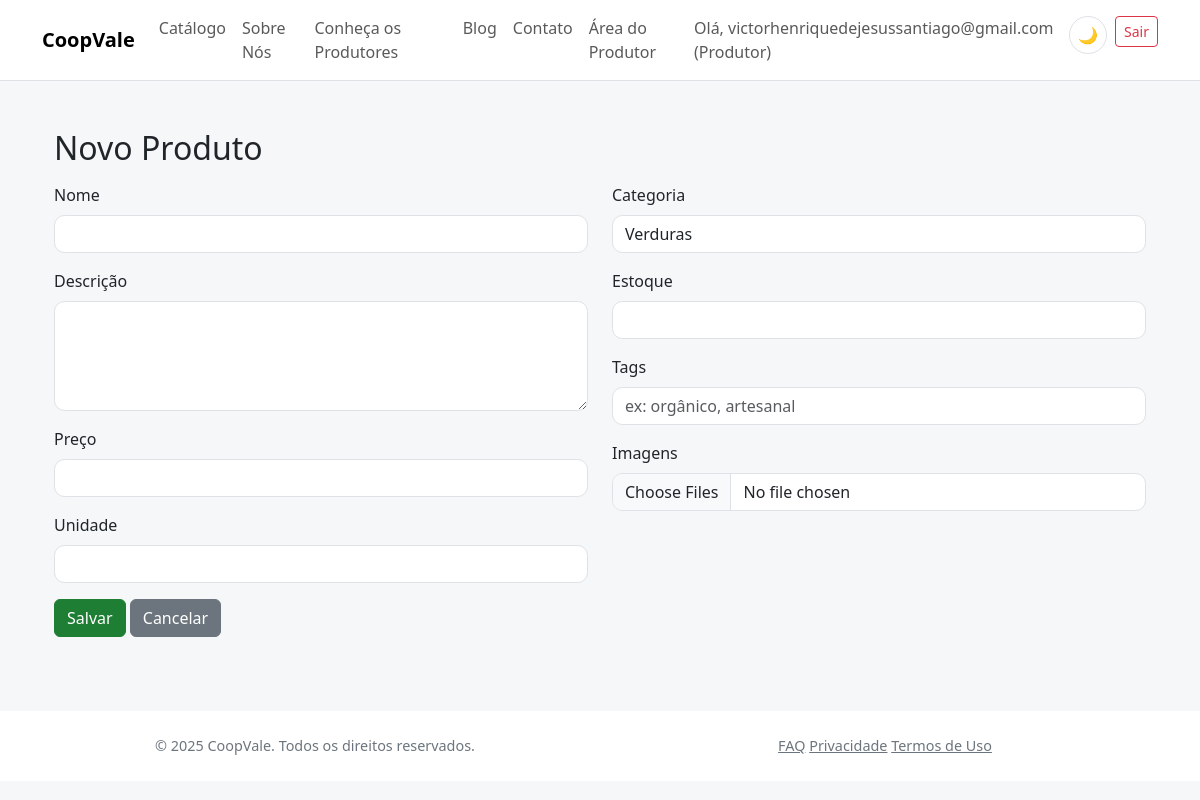
/produtores/meus-produtos/novo (signed in), run on the app's committed database.
### app/models/core.py (models this page shows, shortened)
class Usuario(db.Model, UserMixin):
    __tablename__ = 'usuarios'
    id = db.Column(db.Integer, primary_key=True)
    email = db.Column(db.String(150), unique=True, nullable=False)
    senha_hash = db.Column(db.String(256), nullable=False)
    tipo_usuario = db.Column(db.String(50), nullable=False, default='visitante')
    ativo = db.Column(db.Boolean, default=True)
    produtor_perfil = db.relationship('Produtor', backref='usuario', uselist=False, lazy=True)
    cliente_perfil = db.relationship('Cliente', backref='usuario', uselist=False, lazy=True)

### app/blueprints/produtores/routes.py (the view, shortened to what this page needs)
@produtores_bp.route('/meus-produtos/novo', methods=['GET','POST'], endpoint='meus_produtos_novo')
@login_required
def novo_produto_produtor():
    if current_user.tipo_usuario != 'produtor':
        flash('Acesso restrito ao produtor.', 'danger')
        return redirect(url_for('main_bp.index'))
    produtor = Produtor.query.filter_by(usuario_id=current_user.id).first_or_404()
    categorias = Categoria.query.all()
    return render_template('produtores/novo_produto.html', categorias=categorias)

### app/templates/produtores/novo_produto.html
{% extends 'base.html' %}
{% block content %}
<div class="container py-4">
  <h2>Novo Produto</h2>
  <form method="post" enctype="multipart/form-data" class="mt-3">
    <div class="row">
      <div class="col-md-6">
        <div class="mb-3">
          <label class="form-label">Nome</label>
          <input type="text" name="nome" class="form-control" required>
        </div>
        <div class="mb-3">
          <label class="form-label">Descrição</label>
          <textarea name="descricao" class="form-control" rows="4" required></textarea>
        </div>
        <div class="mb-3">
          <label class="form-label">Preço</label>
          <input type="number" step="0.01" name="preco" class="form-control" required>
        </div>
        <div class="mb-3">
          <label class="form-label">Unidade</label>
          <input type="text" name="unidade" class="form-control" required>
        </div>
      </div>
      <div class="col-md-6">
        <div class="mb-3">
          <label class="form-label">Categoria</label>
          <select name="categoria_id" class="form-select" required>
            {% for c in categorias %}
              <option value="{{ c.id }}">{{ c.nome }}</option>
            {% endfor %}
          </select>
        </div>
        <div class="mb-3">
          <label class="form-label">Estoque</label>
          <input type="number" step="0.01" name="estoque" class="form-control" required>
        </div>
        <div class="mb-3">
          <label class="form-label">Tags</label>
          <input type="text" name="tags" class="form-control" placeholder="ex: orgânico, artesanal">
        </div>
        <div class="mb-3">
          <label class="form-label">Imagens</label>
          <input type="file" name="imagens" class="form-control" accept="image/*" multiple>
        </div>
      </div>
    </div>
    <button type="submit" class="btn btn-success">Salvar</button>
    <a href="{{ url_for('produtores.meus_produtos') }}" class="btn btn-secondary">Cancelar</a>
  </form>
</div>
{% endblock %}

### app/templates/base.html (shortened to what this page needs)
<!doctype html>
<html lang="pt-br">
<head>
    <link href="https://cdn.jsdelivr.net/npm/bootstrap@5.3.2/dist/css/bootstrap.min.css" rel="stylesheet">
    <link href="{{ url_for('static', filename='css/theme.css') }}" rel="stylesheet">
</head>
<body>
    <nav class="navbar navbar-expand-lg navbar-light bg-light border-bottom">
        <div class="container">
            <a class="navbar-brand" href="{{ url_for('main_bp.index') }}">CoopVale</a>
            <div class="collapse navbar-collapse" id="navbarNav">
                <ul class="navbar-nav me-auto">
                    <li class="nav-item">
                        <a class="nav-link" href="{{ url_for('produtos_bp.catalogo') }}">Catálogo</a>
                    </li>
                    <li class="nav-item">
                        <a class="nav-link" href="{{ url_for('main_bp.sobre') }}">Sobre Nós</a>
                    </li>
                    <li class="nav-item">
                        <a class="nav-link" href="{{ url_for('main_bp.produtores') }}">Conheça os Produtores</a>
                    </li>
                    <li class="nav-item">
                        <a class="nav-link" href="{{ url_for('main_bp.blog_redirect') }}">Blog</a>
                    </li>
                    <li class="nav-item">
                        <a class="nav-link" href="{{ url_for('main_bp.contato') }}">Contato</a>
                    </li>
                    {% if current_user.is_authenticated and current_user.tipo_usuario == 'produtor' %}
                    <li class="nav-item">
                        <a class="nav-link" href="{{ url_for('produtores.dashboard_home') }}">Área do Produtor</a>
                    </li>
                    {% endif %}
                </ul>
                <ul class="navbar-nav">
                    {% if current_user.is_authenticated %}
                    <li class="nav-item">
                        <span class="navbar-text me-3">
                            Olá, {{ current_user.email }} ({{ current_user.tipo_usuario.capitalize() }})
                        </span>
                    </li>
                    <li class="nav-item me-2">
                        <button class="theme-toggle" id="themeToggle" title="Alternar tema">
                            <span id="themeIcon">🌙</span>
                        </button>
                    </li>
                    <li class="nav-item">
                        <a class="btn btn-sm btn-outline-danger" href="{{ url_for('auth.logout') }}">Sair</a>
                    </li>
                    {% endif %}
                </ul>
            </div>
        </div>
    </nav>
    <div class="container mt-4">
        {% block content %}{% endblock %}
    </div>
    <footer class="footer">
        <div class="container">
            <div class="row">
                <div class="col-md-6 text-center text-md-left">
                    <span class="text-muted">© 2025 CoopVale. Todos os direitos reservados.</span>
                </div>
                <div class="col-md-6 text-center text-md-right">
                    <a href="{{ url_for('main_bp.faq') }}" class="text-muted mr-3">FAQ</a>
                    <a href="{{ url_for('main_bp.privacidade') }}" class="text-muted mr-3">Privacidade</a>
                    <a href="{{ url_for('main_bp.termos') }}" class="text-muted">Termos de Uso</a>
                </div>
            </div>
        </div>
    </footer>
</body>
</html>

### app/static/css/theme.css (style rules this page uses)
:root { --coop-green: #1e7e34; --coop-green-light: #27a844; --coop-green-dark: #155724; --coop-accent: #ffb347; --coop-accent-dark: #ff9f2e; --coop-bg: #f5f7f9; --coop-bg-secondary: #ffffff; --coop-text: #212529; --coop-text-muted: #6c757d; --coop-border: #dee2e6; --coop-card-shadow: rgba(0,0,0,.06); --coop-card-shadow-hover: rgba(0,0,0,.12); --coop-border-radius: .65rem; --coop-table-bg: #eef1f3; }
* { transition: background-color .2s ease, color .2s ease, border-color .2s ease; }
body { background: var(--coop-bg); color: var(--coop-text); }
.navbar-nav { list-style: none; margin: 0; padding: 0; }
.navbar-nav .nav-item { display: inline-block; }
.navbar-nav .nav-link { text-decoration: none; }
.navbar-brand { font-weight:700; }
.navbar.bg-light, .footer { background: var(--coop-bg-secondary)!important; border-color: var(--coop-border)!important; }
.btn-success { background: var(--coop-green); border-color: var(--coop-green); }
.footer { font-size:.9rem; }
.form-control, .form-select { background: var(--coop-bg-secondary); color: var(--coop-text); border: 1px solid var(--coop-border); border-radius: var(--coop-border-radius); }
.text-muted { color: var(--coop-text-muted)!important; }
.theme-toggle { background: var(--coop-bg-secondary); border: 1px solid var(--coop-border); border-radius: 50%; width: 38px; height: 38px; display: flex; align-items: center; justify-content: center; cursor: pointer; transition: all .2s ease; }

### app/templates/base.html (style rules this page uses)
.footer { background-color: #f8f9fa; padding: 24px 0; margin-top: 50px; }

### data on the page
Usuario: email "victorhenriquedejesussantiago@gmail.com", tipo_usuario "Produtor"

### other printed values
form field categoria_id "Verduras"
